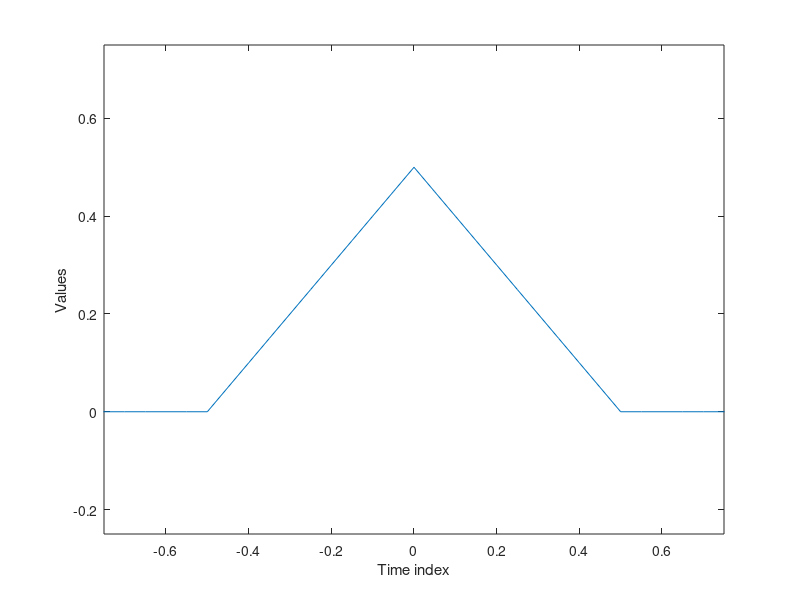
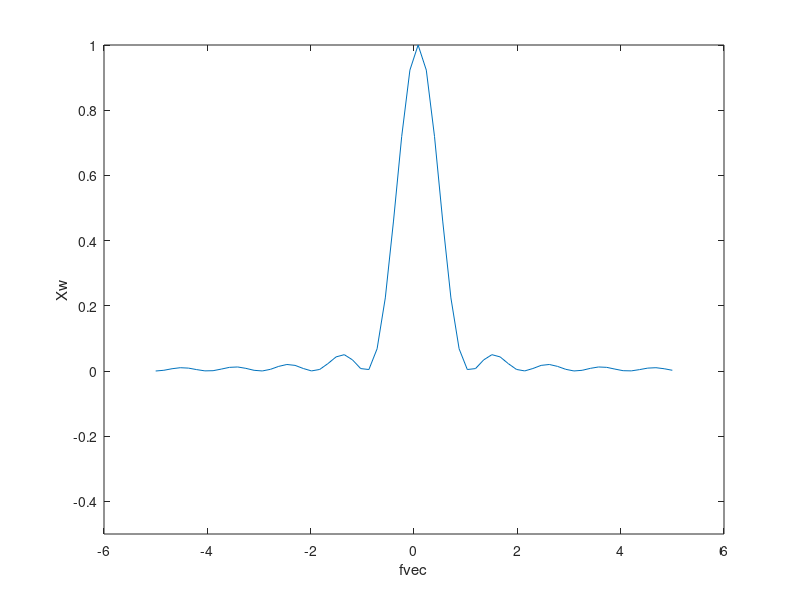
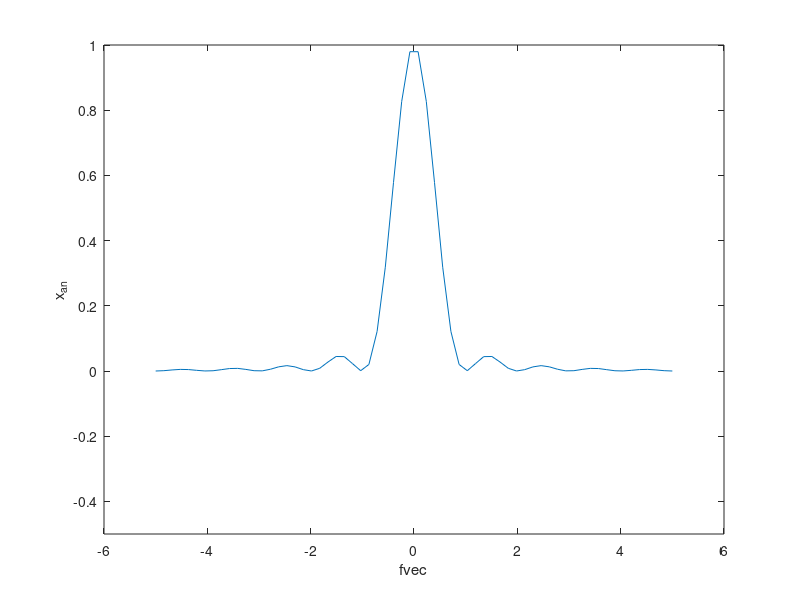
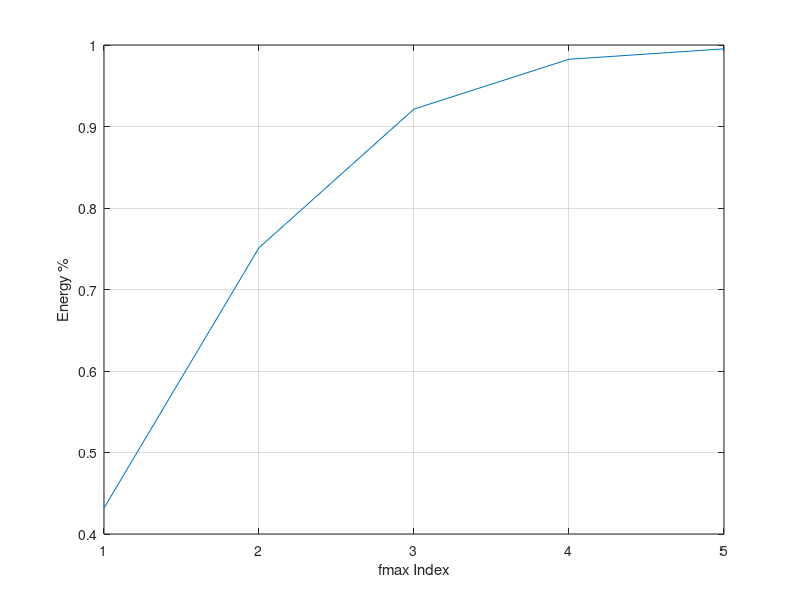

MATLAB code to generate these figures, in order:
clc
clear all
close all
%%
T = 0.5;
Fs = 20;
t = -2*T:1/Fs:2*T;
x = zeros(size(t));
for i = 1:length(t);
    p = t(i);
    if p <= 0 && p >= -T
        x(i) = p + T;
    elseif p > 0 && p <= T
        x(i) = T - p;
    end;
end;
figure;
plot(t, x);
xlabel('Time index');
ylabel('Values');
xlim([-T-T/2,T+T/2]);
ylim([-T/2, T+T/2]);
nfft = 2^(nextpow2(length(x)));
y = fft(x, nfft);
fvec = Fs/2*linspace(-T, T, nfft);
Xw = fftshift(y);
Xw = Xw/max(Xw);
figure;
plot(fvec, abs(Xw));
xlabel('fvec');
ylabel('Xw');
ylim([-0.5,1]);
x_an = (sin((T)*2*pi*fvec)./((T)*2*pi*fvec)).^2;
x_an(fvec==0) = 1;
figure;
plot(fvec, abs(x_an));
xlabel('fvec');
ylabel('x_a_n');
ylim([-0.5,1]);
Energy = trapz(abs(Xw).^2);
init_energy = 0;
start = nfft/2;
stop = nfft/2+1;
fmax = 0;
while init_energy/Energy <= 0.99
    init_energy = sum(abs(Xw(start:stop)).^2);
    fmax = fmax + 1;
    start = start - 1;
    stop = stop + 1;
    Egvec(fmax) = init_energy/Energy;
end;
freRange = 1:fmax;
disp(start);
disp(stop);
bandwidth = fvec(stop) - fvec(start);
disp(bandwidth);
disp(init_energy);
figure;
plot(freRange, Egvec), grid;
xlabel('fmax Index');
ylabel('Energy %');
Energy2 = trapz(abs(x_an).^2);
init_energy2 = 0;
start2 = nfft/2;
stop2 = nfft/2+1;
fmax2 = 0;
while init_energy2/Energy2 <= 0.99
    init_energy2 = trapz(abs(x_an(start2:stop2)).^2);
    fmax2 = fmax2 + 1;
    start2 = start2 - 1;
    stop2 = stop2 + 1;
    Egvec2(fmax2) = init_energy2/Energy2;
end;
freRange2 = 1:fmax2;
disp(start2);
disp(stop2);
bandwidth2 = fvec(stop2) - fvec(start2);
disp(bandwidth2);
disp(init_energy2);
figure;
plot(freRange, Egvec2), grid;
xlabel('fmax Index');
ylabel('Energy %');
disp(fvec(start2));
disp(fvec(stop2));